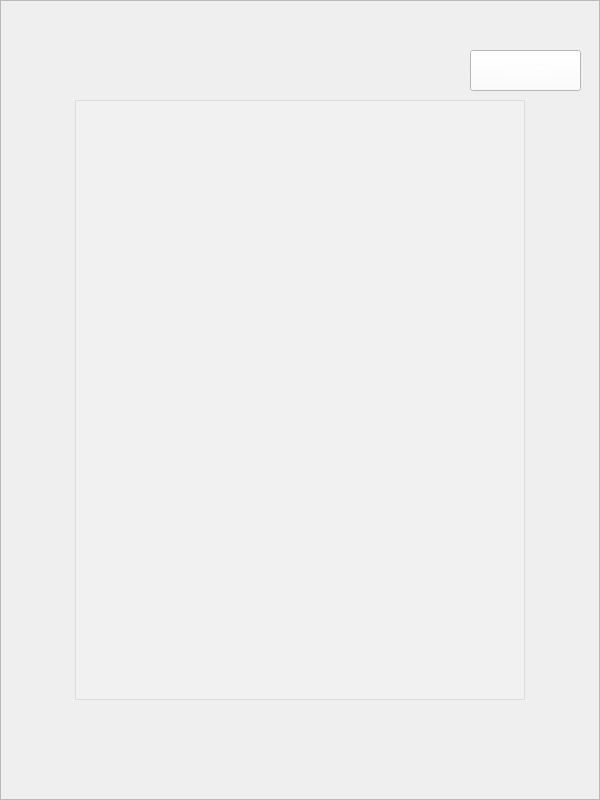
<?xml version="1.0" encoding="UTF-8"?>
<ui version="4.0">
 <class>Info_Title_Widget</class>
 <widget class="QWidget" name="Info_Title_Widget">
  <property name="geometry">
   <rect>
    <x>0</x>
    <y>0</y>
    <width>600</width>
    <height>800</height>
   </rect>
  </property>
  <property name="windowTitle">
   <string>F4:根据标题模糊查询</string>
  </property>
  <widget class="QFrame" name="frame">
   <property name="geometry">
    <rect>
     <x>0</x>
     <y>0</y>
     <width>600</width>
     <height>800</height>
    </rect>
   </property>
   <property name="styleSheet">
    <string notr="true">border-image:url(:/DS_2020_GUI/image/astronomy-clouds-dark-evening.jpg)</string>
   </property>
   <property name="frameShape">
    <enum>QFrame::StyledPanel</enum>
   </property>
   <property name="frameShadow">
    <enum>QFrame::Raised</enum>
   </property>
   <widget class="QLabel" name="label">
    <property name="geometry">
     <rect>
      <x>144</x>
      <y>29</y>
      <width>301</width>
      <height>51</height>
     </rect>
    </property>
    <property name="styleSheet">
     <string notr="true">border-image:url();
color:rgb(255, 255, 255);
font: 75 20pt &quot;Consolas&quot;;</string>
    </property>
    <property name="text">
     <string/>
    </property>
    <property name="alignment">
     <set>Qt::AlignCenter</set>
    </property>
   </widget>
   <widget class="QListView" name="listView">
    <property name="geometry">
     <rect>
      <x>75</x>
      <y>100</y>
      <width>450</width>
      <height>600</height>
     </rect>
    </property>
    <property name="styleSheet">
     <string notr="true">border-image:url();
background-color:rgba(244,244,244,100)</string>
    </property>
    <property name="editTriggers">
     <set>QAbstractItemView::NoEditTriggers</set>
    </property>
   </widget>
   <widget class="QPushButton" name="title_to_info">
    <property name="geometry">
     <rect>
      <x>470</x>
      <y>50</y>
      <width>111</width>
      <height>41</height>
     </rect>
    </property>
    <property name="styleSheet">
     <string notr="true">background-color: rgb(255, 255, 255);
font: 87 12pt &quot;Arial Black&quot;;
color: rgb(255, 255, 255);
border-color: rgb(255, 255, 255);</string>
    </property>
    <property name="text">
     <string>find info</string>
    </property>
   </widget>
  </widget>
 </widget>
 <layoutdefault spacing="6" margin="11"/>
 <resources>
  <include location="DS_2020_GUI.qrc"/>
 </resources>
 <connections/>
</ui>
